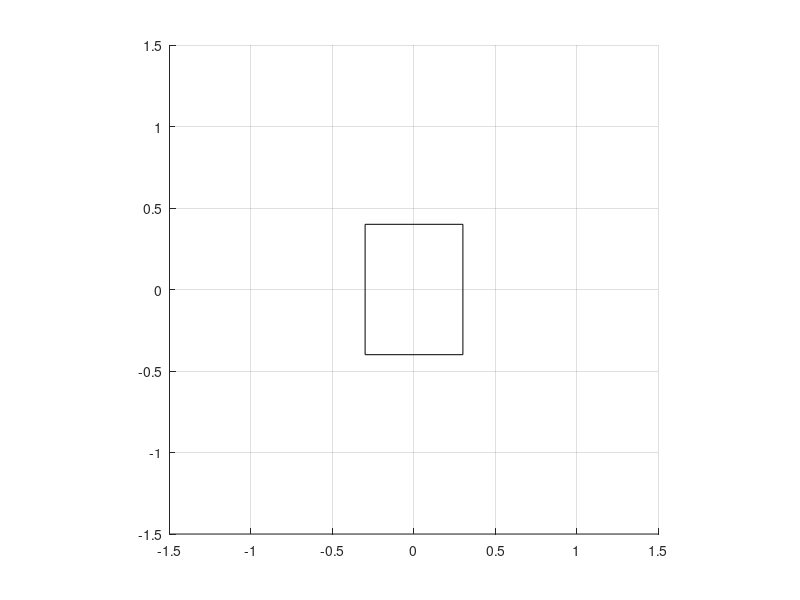

This chart was generated by the following MATLAB code: (Note: this script raises an error after producing the figure.)
% close all;
% 
clear calcSpeeds
clear calcSpeedsWhileMoving

color = 'kbgrcmy'; colorVal=1;

robotIds = [528 314 871];
[~,numberOfRobots] =size(robotIds);


numberOfRobots=3;
robot=[ ([0, 0, pi/2])
        ([0, 0, pi/2])
        ([0, 0, pi/2])
        ];
robotT1 = robot;
%positions being input from VREP - these are just DUMMY values, but right
%ones

figure; 
hold on; grid on;
FLOORSIZE = 1.5; % in meters HALF
axis([-FLOORSIZE FLOORSIZE -FLOORSIZE FLOORSIZE]); axis square;

%Obstacle Info
x0 = 0;
y0 = 0;
v1=.3; v2=.4;
rectWidth =v1*2;
rectHeight=v2*2;

%Draw a rectangle
rectangle('Position',[x0-v1 y0-v2 rectWidth rectHeight]);%,'FaceColor',[1 0 0]);

A=sqrt(1/(2*((v1)^2)));
B=sqrt(1/(2*((v2)^2)));

ellipse(x0,y0,1/A,1/B);

ra = 0.5;
rk = zeros(numberOfRobots,1);

fxkdes = ones(numberOfRobots,1);
fykdes = ones(numberOfRobots,1);
% for figure 4
fxkdes = fxkdes.*8;
fykdes = fykdes.*8;

fxkOA = zeros(numberOfRobots,1);
fykOA = zeros(numberOfRobots,1);

xdot = zeros(numberOfRobots,1);
ydot = zeros(numberOfRobots,1);

psi = zeros(numberOfRobots,1);
chi = zeros(numberOfRobots,1);

M=1;
Bz=1;
kd=9;

maxVel=1000;
stopVel=0;


% Create Animated Line Objects for Each robot, different colors
robotTrajectory = animatedline('Color',color(colorVal),'LineWidth',2);
for i = 1: numberOfRobots-1
   colorVal = colorVal+1;
   if(colorVal>7)
       colorVal=1;
   end
   robotTrajectory = [robotTrajectory;animatedline('Color',color(colorVal),'LineWidth',2)];
end


t = 0;
MAX_TIME = 200;
zed = zeros(MAX_TIME,numberOfRobots*2);
% xdot1, ydot1, xdot2, ydot2
while t<MAX_TIME
% while robot(1,1)<1 && robot(2,1)<1 && robot(3,1)<1 && robot(1,2)<.9 && robot(2,2)<.9 && robot(3,2)<.9
    t = t+1;
    tic;
    for i=1:numberOfRobots
k = find(robots(:,1)==robotIds(1,i));
        if isempty(k)
            continue
        else
            x = robots(k(1,1),2);
            y = -robots(k(1,1),3);
            theta = robots(k(1,1),4);
            
            addpoints(robotTrajectory(i),x,y);
            if t==0
                circle(robot(i,1),robot(i,2),0.076,2);
            end
            
            robot(i,:) = [x y theta];
            robotT1(i,:) = robot(i,:);
            drawnow
        end

    end    
    
    for i=1:numberOfRobots
        xk = robot(i,1);
        yk = robot(i,2);
        
        chi(i)=atan2(y0-yk,x0-xk);
        psi(i) = atan2(robot(i,2)-robotT1(i,2),robot(i,1)-robotT1(i,1));

        if(mod(psi(i)-chi(i),2*pi)<=pi)
            fxkrc  =  (B/A)*(yk-y0);
            fykrc  = -(A/B)*(xk-x0);            
            fxkr   = fxkrc;
            fykr   = fykrc;
        else
            fxkrcc = -(B/A)*(yk-y0);
            fykrcc =  (A/B)*(xk-x0);
            fxkr   = fxkrcc;
            fykr   = fykrcc;
        end
        
%         if(i==4)
%             zed
%         end
        
        fxkrn = fxkr/norm([fxkr;fykr]);
        fykrn = fykr/norm([fxkr;fykr]);

        rk(i) =sqrt(((A^2*(xk-x0)^2+B^2*(yk-y0)^2-1)));
        if(rk(i)<=ra)
            fxkOA(i) = fxkdes(i) + ((g(fxkdes(i),fykdes(i))*fxkrn)/rk(i)^2)*((1/rk(i))-(1/ra));
            fykOA(i) = fykdes(i) + ((g(fxkdes(i),fykdes(i))*fykrn)/rk(i)^2)*((1/rk(i))-(1/ra));
        else
            fxkOA(i) = fxkdes(i);
            fykOA(i) = fykdes(i);
        end
        
%         if(abs(fxkOA(i))>FORCE_MAX)
%             fxkOA(i)=(fxkOA(i)/abs(fxkOA(i)))*FORCE_MAX;
%         end
%         if(abs(fykOA(i))>FORCE_MAX)
%             fykOA(i)=(fykOA(i)/abs(fykOA(i)))*FORCE_MAX;
%         end

        fx = @(t,x) [x(2); (fxkOA(i)-(Bz+kd)*x(2))/M];
%         [T,X]=ode45(fx,[0,0.05],[xk;xdot(i)]);
        [T,X]=ode45(fx,[0,0.05],[xk;0]);
        [m,z] = size(X);
        xk=real(X(m,1));
        xdot(i)=real(X(m,2));

        fy = @(t,y) [y(2); (fykOA(i)-(Bz+kd)*y(2))/M];
%         [T,Y]=ode45(fy,[0,0.05],[yk;ydot(i)]);
        [T,Y]=ode45(fy,[0,0.05],[yk;0]);
        [m,z] = size(Y);
        yk=real(Y(m,1));
        ydot(i)=real(Y(m,2));
        
        % xdot1, ydot1, xdot2, ydot2
        if(i==1)
            zed(t,1) = real(xdot(i));
            zed(t,2) = real(ydot(i));
        end
        if(i==2)
            zed(t,3) = real(xdot(i));
            zed(t,4) = real(ydot(i));
        end
        if(i==3)
            zed(t,5) = real(xdot(i));
            zed(t,6) = real(ydot(i));
        end
    end
    
    for i=1:numberOfRobots
        mult = 3;
        if(i==1)
            goalX = robot(i,1)+zed(t,1)*mult;
            goalY = robot(i,2)+zed(t,2)*mult;
            [vLeft,vRight] = calcSpeedsWhileMoving(i,robot(i,1),robot(i,2),robot(i,3),goalX,goalY);
%             sendSpeeds(s,i,vLeft,vRight);
        end
        if(i==2)
            goalX = robot(i,1)+zed(t,3)*mult;
            goalY = robot(i,2)+zed(t,4)*mult;
            [vLeft,vRight] = calcSpeedsWhileMoving(i,robot(i,1),robot(i,2),robot(i,3),goalX,goalY);
%             sendSpeeds(s,i,vLeft,vRight);
        end
        if(i==3)
            goalX = robot(i,1)+zed(t,5)*mult;
            goalY = robot(i,2)+zed(t,6)*mult;
            [vLeft,vRight] = calcSpeedsWhileMoving(i,robot(i,1),robot(i,2),robot(i,3),goalX,goalY);
%             sendSpeeds(s,i,vLeft,vRight);
        end
        
        if robot(i,1)<1 && robot(i,2)<.85  
        sendSpeeds(s,i,vLeft,vRight);
        else
            sendSpeeds(s,i,0,0);
        end
        
    end
    timeElapsed=toc;
    while(timeElapsed<0.2)
        timeElapsed=toc;
    end
%     pause(0.1);
    t
    zed
%     vX
%     vY
end

for i=1:numberOfRobots
    circle(robot(i,1),robot(i,2),0.076,4);
end

for i=1:numberOfRobots
    vX = stopVel;
    vY = stopVel;
  %  [res Ints Floats Strings Buffer]=vrep.simxCallScriptFunction(clientID,'remoteApiCommandServer',vrep.sim_scripttype_childscript,'setVelocity_function',[i vX vY],[],'',[],vrep.simx_opmode_blocking);
end